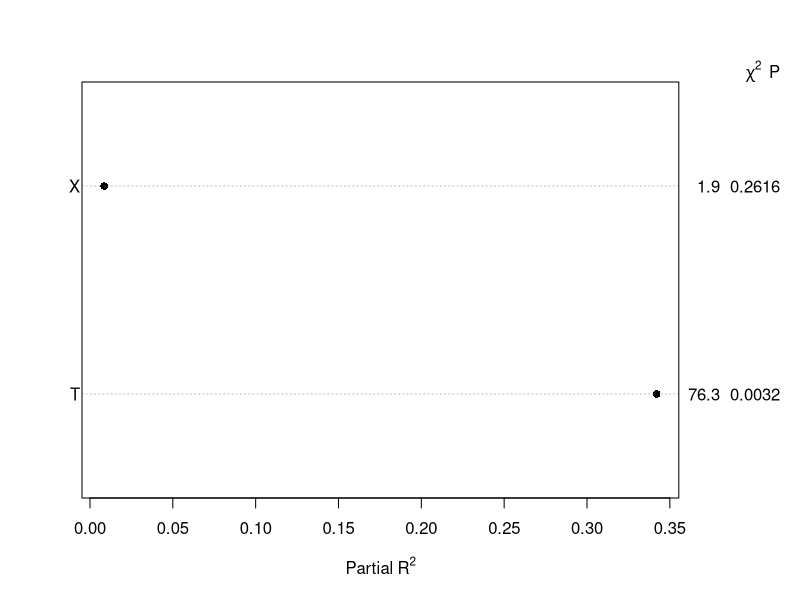

Write the R code that produced this figure.
# Regression Example: Age, Speech Rate and Memory Span

# NOTE: Install and load package "rms" in order to use the "ols"
# function.

# TODO:
#     Install these packages first via
#     install.packages("package-name")
#     if they aren't yet installed

# Import required packages
if (!require(zoo))
{
    install.packages("zoo")
    library(zoo)
}

if (!require(mvtnorm))
{
    install.packages("mvtnorm")
    library(mvtnorm)
}

if (!require(rms))
{
    install.packages("rms")
    library(rms)
}

# We first arrange the data into the Predictors (X and T) and Regressor (Y)
# In this example the predictors are Age (X) and Speech Rate (T)
X = c(4, 4, 7, 7, 10, 10)
T = c(1, 2, 2, 4, 3, 6)

# The Regressors are the number of words correctly recalled (Y).
Y = c(14, 23, 30, 50, 39, 67)

# Create data frame
data = data.frame(X, T, Y)
print(data)

# We now get a summary of simple statistics for the data
mean = sapply(data, mean)
print(mean)

std_dev = sapply(data, sd)
print(std_dev)

# Now we perform an orthogonal multiple regression analysis on the data
multi_reg1 = ols(Y ~ X + T)
print(multi_reg1)

# Now we compute the predicted values and the residuals
Y_hat       = round(predict(multi_reg1), 2)
residual    = round(residuals(multi_reg1), 2)
predictions = data.frame(Y, Y_hat, residual)
print(predictions)

# We now compute the sum of squares of the residuals
ss_residual = sum(residual ^ 2)
print(ss_residual)

# Now we compute the correlation matrix between the variables
r    = cor(data)
corr = round(r, 4)
print(corr)

# Now we perform an ANOVA on the data that shows the semi-partial
# sums of squares
aov1 = anova(multi_reg1)
print(aov1)

#
# We now compute the semi-partial coefficients and create a plot
#
# NOTE:
#     Make sure to add the PATH to the location where the plot is
#     to be saved
#
pdf("semi_part_corr.pdf")
semi_part = plot(aov1, what = "partial R2")
dev.off()
print(semi_part)
